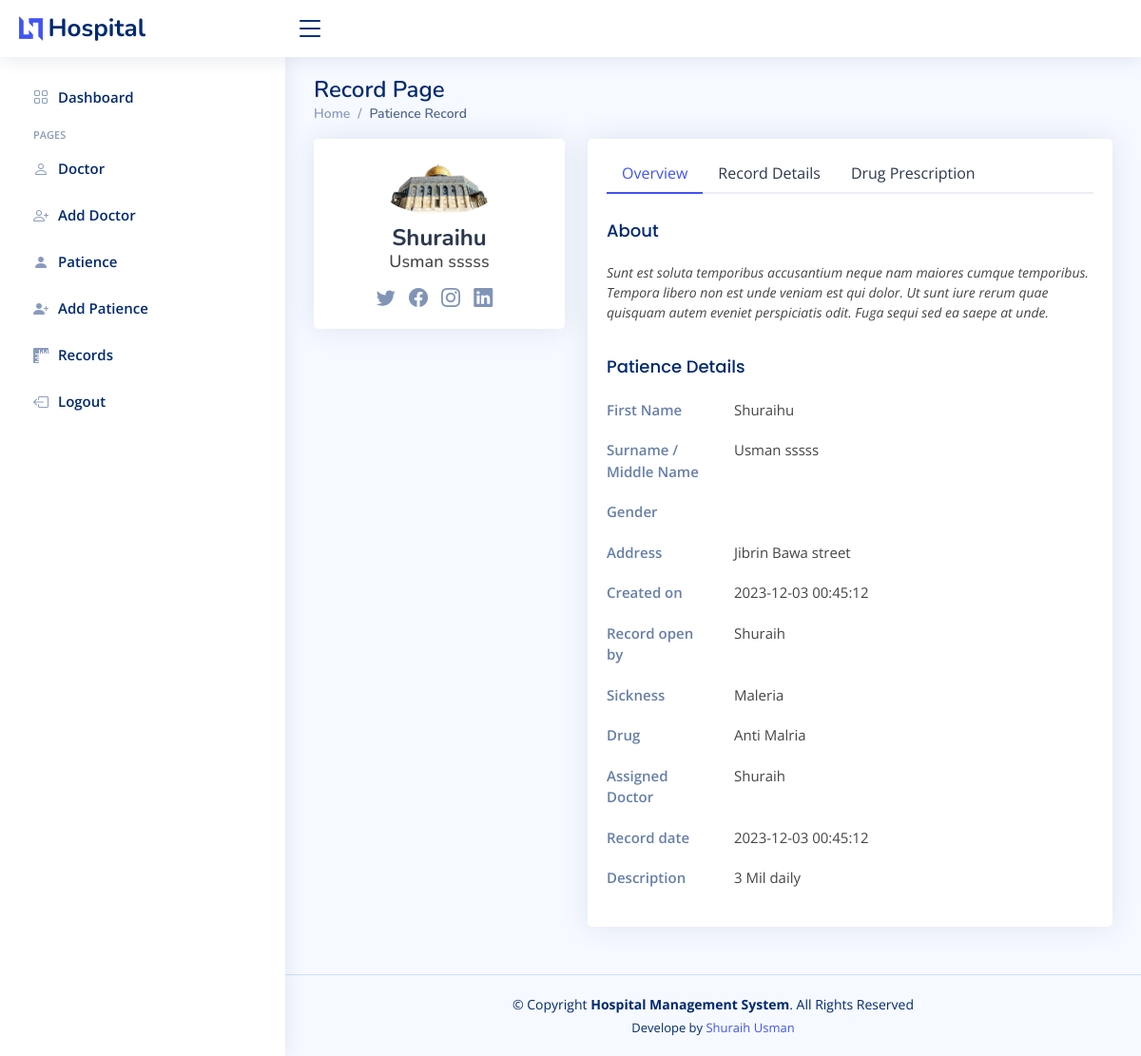
Screenshot of /admin/show_record.php?record=17 (signed in) with the database file from the repository.
### tables this page shows
CREATE TABLE `record` (
  `id` int(11) NOT NULL,
  `sickness` varchar(220) DEFAULT NULL,
  `drug` varchar(50) DEFAULT NULL,
  `descriptions` varchar(200) DEFAULT NULL,
  `images` varchar(50) DEFAULT NULL,
  `pt_id` int(11) NOT NULL,
  `fullname` varchar(222) NOT NULL,
  `dates` datetime NOT NULL,
  `d_id` int(11) NOT NULL
);

CREATE TABLE `patience` (
  `id` int(11) NOT NULL,
  `firstname` varchar(20) DEFAULT NULL,
  `surname` varchar(20) DEFAULT NULL,
  `middlename` varchar(20) DEFAULT NULL,
  `gender` varchar(10) DEFAULT NULL,
  `images` varchar(50) DEFAULT NULL,
  `addresss` text DEFAULT NULL
);

CREATE TABLE `admin_tb` (
  `id` int(11) NOT NULL,
  `name` varchar(100) NOT NULL,
  `username` varchar(50) NOT NULL,
  `password` varchar(30) NOT NULL
);

### admin/show_record.php (the view, shortened to what this page needs)
<?php
require_once("../config/config.php");
require_once("header.php");
$sql = "SELECT * FROM record WHERE id='".$_GET['record']."'";
$res = $db->query($sql);
$record = $res->fetch_assoc();
$sql = "SELECT * FROM patience WHERE id = '".$record['pt_id']."'";
$res = $db->query($sql);
$patience = $res->fetch_assoc();
$sql = "SELECT * FROM admin_tb WHERE id='".$record['d_id']."'";
$res = $db->query($sql);
$row = $res->fetch_assoc();
$admin = $row['name'];
?>
<main id="main" class="main">
<div class="pagetitle">
  <h1>Record Page</h1>
  <nav>
    <ol class="breadcrumb">
      <li class="breadcrumb-item"><a href="dashboard.php">Home</a></li>
      <li class="breadcrumb-item active">Patience Record</li>
    </ol>
  </nav>
</div>
<section class="section profile">
      <div class="row">
        <div class="col-xl-4">
          <div class="card">
            <div class="card-body profile-card pt-4 d-flex flex-column align-items-center">
              <img src="uploads/<?php echo $record['images'];?>" alt="Profile" class="rounded-circle">
              <h2><?php echo $patience['firstname'];?></h2>
              <h3><?php echo $patience['surname'].' '.$patience['middlename'];?></h3>
              <div class="social-links mt-2">
                <a href="#" class="twitter"><i class="bi bi-twitter"></i></a>
                <a href="#" class="facebook"><i class="bi bi-facebook"></i></a>
                <a href="#" class="instagram"><i class="bi bi-instagram"></i></a>
                <a href="#" class="linkedin"><i class="bi bi-linkedin"></i></a>
              </div>
            </div>
          </div>
        </div>
        <div class="col-xl-8">
          <div class="card">
            <div class="card-body pt-3">
              <ul class="nav nav-tabs nav-tabs-bordered" role="tablist">
                <li class="nav-item" role="presentation">
                  <button class="nav-link active" data-bs-toggle="tab" data-bs-target="#profile-overview" aria-selected="true" role="tab">Overview</button>
                </li>
                <li class="nav-item" role="presentation">
                  <button class="nav-link" data-bs-toggle="tab" data-bs-target="#profile-edit" aria-selected="false" tabindex="-1" role="tab">Record Details</button>
                </li>
                <li class="nav-item" role="presentation">
                  <button class="nav-link" data-bs-toggle="tab" data-bs-target="#profile-settings" aria-selected="false" tabindex="-1" role="tab">Drug Prescription</button>
                </li>
              </ul>
              <div class="tab-content pt-2">
                <div class="tab-pane fade show active profile-overview" id="profile-overview" role="tabpanel">
                  <h5 class="card-title">About</h5>
                  <p class="small fst-italic">Sunt est soluta temporibus accusantium neque nam maiores cumque temporibus. Tempora libero non est unde veniam est qui dolor. Ut sunt iure rerum quae quisquam autem eveniet perspiciatis odit. Fuga sequi sed ea saepe at unde.</p>
                  <h5 class="card-title">Patience Details</h5>
                  <div class="row">
                    <div class="col-lg-3 col-md-4 label ">First Name</div>
                    <div class="col-lg-9 col-md-8"><?php echo $patience['firstname'];?></div>
                  </div>
                  <div class="row">
                    <div class="col-lg-3 col-md-4 label">Surname / Middle Name</div>
                    <div class="col-lg-9 col-md-8"><?php echo $patience['surname'].' '.$patience['middlename'];?></div>
                  </div>
                  <div class="row">
                    <div class="col-lg-3 col-md-4 label">Gender</div>
                    <div class="col-lg-9 col-md-8"><?php echo $patience['gender'];?></div>
                  </div>
                  <div class="row">
                    <div class="col-lg-3 col-md-4 label">Address</div>
                    <div class="col-lg-9 col-md-8"><?php echo $patience['addresss'];?></div>
                  </div>
                  <div class="row">
                    <div class="col-lg-3 col-md-4 label">Created on</div>
                    <div class="col-lg-9 col-md-8"><?php echo $record['dates'];?></div>
                  </div>
                  <div class="row">
                    <div class="col-lg-3 col-md-4 label">Record open by</div>
                    <div class="col-lg-9 col-md-8"><?php echo $admin;?></div>
                  </div>
                </div>
                <div class="tab-pane fade show active profile-overview" id="profile-edit" role="tabpanel">
                  <div class="row">
                    <div class="col-lg-3 col-md-4 label">Sickness</div>
                    <div class="col-lg-9 col-md-8"><?php echo $record['sickness'];?></div>
                  </div>
                  <div class="row">
                    <div class="col-lg-3 col-md-4 label">Drug</div>
                    <div class="col-lg-9 col-md-8"><?php echo $record['drug'];?></div>
                  </div>
                  <div class="row">
                    <div class="col-lg-3 col-md-4 label">Assigned Doctor</div>
                    <div class="col-lg-9 col-md-8"><?php echo $admin;?></div>
                  </div>
                  <div class="row">
                    <div class="col-lg-3 col-md-4 label">Record date</div>
                    <div class="col-lg-9 col-md-8"><?php echo $record['dates'];?></div>
                  </div>
                </div>
                <div class="tab-pane fade show active profile-overview" id="profile-settings" role="tabpanel">
                  <div class="row">
                    <div class="col-lg-3 col-md-4 label">Description</div>
                    <div class="col-lg-9 col-md-8"><?php echo $record['descriptions'];?></div>
                  </div>
                </div>
              </div>
            </div>
          </div>
        </div>
      </div>
    </section>
                    </main>
<?php
require_once("footer.php");
?>

### assets/css/style.css (style rules this page uses)
:root { scroll-behavior: smooth; }
body { font-family: "Open Sans", sans-serif; background: #f6f9ff; color: #444444; }
a { color: #4154f1; text-decoration: none; }
h1, h2, h3, h4, h5, h6 { font-family: "Nunito", sans-serif; }
#main { margin-top: 60px; padding: 20px 30px; transition: all 0.3s; }
.pagetitle { margin-bottom: 10px; }
.pagetitle h1 { font-size: 24px; margin-bottom: 0; font-weight: 600; color: #012970; }
.card { margin-bottom: 30px; border: none; border-radius: 5px; box-shadow: 0px 0 30px rgba(1, 41, 112, 0.1); }
.card-title { padding: 20px 0 15px 0; font-size: 18px; font-weight: 500; color: #012970; font-family: "Poppins", sans-serif; }
.card-body { padding: 0 20px 20px 20px; }
.breadcrumb { font-size: 14px; font-family: "Nunito", sans-serif; color: #899bbd; font-weight: 600; }
.breadcrumb a { color: #899bbd; transition: 0.3s; }
.breadcrumb .breadcrumb-item::before { color: #899bbd; }
.breadcrumb .active { color: #51678f; font-weight: 600; }
.nav-tabs-bordered { border-bottom: 2px solid #ebeef4; }
.nav-tabs-bordered .nav-link { margin-bottom: -2px; border: none; color: #2c384e; }
.nav-tabs-bordered .nav-link.active { background-color: #fff; color: #4154f1; border-bottom: 2px solid #4154f1; }
@media (min-width: 1200px) { #main, #footer { margin-left: 300px; } }
.profile .profile-card img { max-width: 120px; }
.profile .profile-card h2 { font-size: 24px; font-weight: 700; color: #2c384e; margin: 10px 0 0 0; }
.profile .profile-card h3 { font-size: 18px; }
.profile .profile-card .social-links a { font-size: 20px; display: inline-block; color: rgba(1, 41, 112, 0.5); line-height: 0; margin-right: 10px; transition: 0.3s; }
.profile .profile-overview .row { margin-bottom: 20px; font-size: 15px; }
.profile .profile-overview .card-title { color: #012970; }
.profile .profile-overview .label { font-weight: 600; color: rgba(1, 41, 112, 0.6); }

### rows the page displays
record: images (picture), dates "2023-12-03 00:45:12", sickness "Maleria", drug "Anti Malria", descriptions "3 Mil daily"
patience: firstname "Shuraihu", surname "Usman", middlename "sssss", addresss "Jibrin Bawa street"
admin_tb: name "Shuraih"
